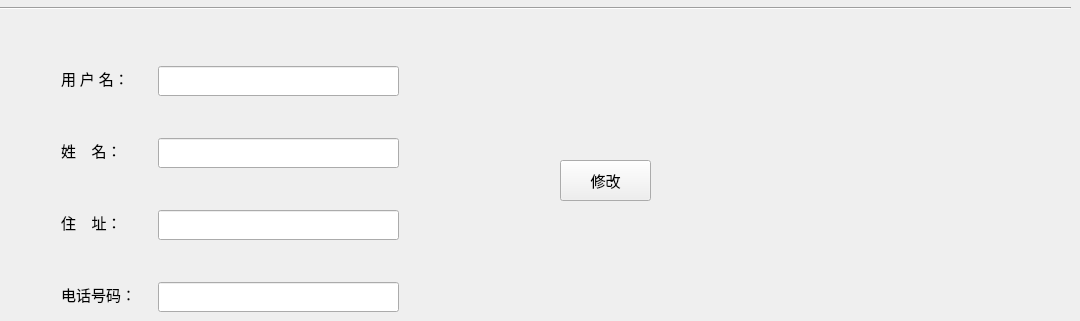
      <widget class="QWidget" name="tab_4">
       <attribute name="title">
        <string>修改信息</string>
       </attribute>
       <widget class="QPushButton" name="change_landlord_button">
        <property name="geometry">
         <rect>
          <x>560</x>
          <y>160</y>
          <width>91</width>
          <height>41</height>
         </rect>
        </property>
        <property name="font">
         <font>
          <family>微软雅黑 Light</family>
          <pointsize>11</pointsize>
         </font>
        </property>
        <property name="text">
         <string>修改</string>
        </property>
       </widget>
       <widget class="Line" name="line_3">
        <property name="geometry">
         <rect>
          <x>0</x>
          <y>0</y>
          <width>1071</width>
          <height>16</height>
         </rect>
        </property>
        <property name="orientation">
         <enum>Qt::Horizontal</enum>
        </property>
       </widget>
       <widget class="QLabel" name="label_12">
        <property name="geometry">
         <rect>
          <x>61</x>
          <y>138</y>
          <width>74</width>
          <height>24</height>
         </rect>
        </property>
        <property name="font">
         <font>
          <family>微软雅黑 Light</family>
          <pointsize>11</pointsize>
         </font>
        </property>
        <property name="text">
         <string>姓    名：</string>
        </property>
       </widget>
       <widget class="QLineEdit" name="change_landlord_name">
        <property name="geometry">
         <rect>
          <x>158</x>
          <y>138</y>
          <width>241</width>
          <height>30</height>
         </rect>
        </property>
        <property name="font">
         <font>
          <family>微软雅黑 Light</family>
          <pointsize>11</pointsize>
         </font>
        </property>
       </widget>
       <widget class="QLabel" name="label_13">
        <property name="geometry">
         <rect>
          <x>61</x>
          <y>210</y>
          <width>74</width>
          <height>24</height>
         </rect>
        </property>
        <property name="font">
         <font>
          <family>微软雅黑 Light</family>
          <pointsize>11</pointsize>
         </font>
        </property>
        <property name="text">
         <string>住    址：</string>
        </property>
       </widget>
       <widget class="QLineEdit" name="change_landlord_address">
        <property name="geometry">
         <rect>
          <x>158</x>
          <y>210</y>
          <width>241</width>
          <height>30</height>
         </rect>
        </property>
        <property name="font">
         <font>
          <family>微软雅黑 Light</family>
          <pointsize>11</pointsize>
         </font>
        </property>
       </widget>
       <widget class="QLabel" name="label_15">
        <property name="geometry">
         <rect>
          <x>61</x>
          <y>282</y>
          <width>90</width>
          <height>24</height>
         </rect>
        </property>
        <property name="font">
         <font>
          <family>微软雅黑 Light</family>
          <pointsize>11</pointsize>
         </font>
        </property>
        <property name="text">
         <string>电话号码：</string>
        </property>
       </widget>
       <widget class="QLineEdit" name="change_landlord_phone">
        <property name="geometry">
         <rect>
          <x>158</x>
          <y>282</y>
          <width>241</width>
          <height>30</height>
         </rect>
        </property>
        <property name="font">
         <font>
          <family>微软雅黑 Light</family>
          <pointsize>11</pointsize>
         </font>
        </property>
       </widget>
       <widget class="QLabel" name="label_11">
        <property name="geometry">
         <rect>
          <x>61</x>
          <y>66</y>
          <width>82</width>
          <height>24</height>
         </rect>
        </property>
        <property name="font">
         <font>
          <family>微软雅黑 Light</family>
          <pointsize>11</pointsize>
         </font>
        </property>
        <property name="text">
         <string>用 户 名：</string>
        </property>
       </widget>
       <widget class="QLineEdit" name="change_landlord_username">
        <property name="geometry">
         <rect>
          <x>158</x>
          <y>66</y>
          <width>241</width>
          <height>30</height>
         </rect>
        </property>
        <property name="font">
         <font>
          <family>微软雅黑 Light</family>
          <pointsize>11</pointsize>
         </font>
        </property>
       </widget>
      </widget>
